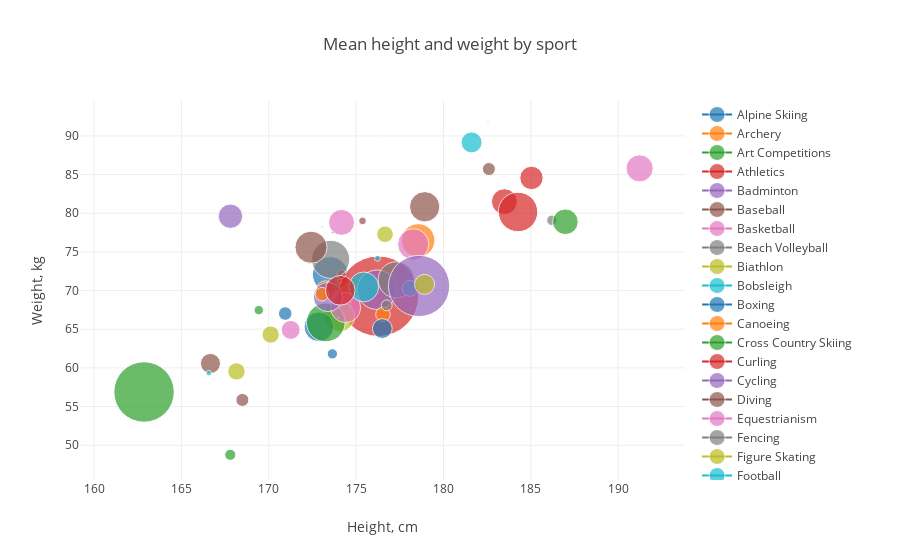

Notebook code for this chart:
### Code cell
#Bubble chart of athelete's Height vs Weight grouped by Sport

tmp = atheletenocClean.groupby(['Sport'])['Height', 'Weight'].agg('mean')
df1 = pd.DataFrame(tmp).reset_index()
tmp = atheletenocClean.groupby(['Sport'])['ID'].count()

df2 = pd.DataFrame(tmp).reset_index()
dataset = df1.merge(df2) #DataFrame with columns 'Sport', 'Height', 'Weight', 'ID'

scatterplots = list()
for sport in dataset['Sport']:
    df = dataset[dataset['Sport']==sport]
    trace = go.Scatter(
        x = df['Height'],
        y = df['Weight'],
        name = sport,
        marker=dict(
            symbol='circle',
            sizemode='area',
            sizeref=10,
            size=df['ID'])
    )
    scatterplots.append(trace)
                         
layout = go.Layout(title='Mean height and weight by sport', 
                   xaxis=dict(title='Height, cm'), 
                   yaxis=dict(title='Weight, kg'),
                   showlegend=True)

fig = dict(data = scatterplots, layout = layout)
py.iplot(fig)

### Figure 1 — Plotly figure (JSON) as saved in the notebook; plotly's stock layout.template omitted (floating-point values rounded to 4 significant figures)
{"data": [{"marker": {"size": [6322], "sizemode": "area", "sizeref": 10, "symbol": "circle"}, "name": "Alpine Skiing", "type": "scatter", "uid": "7bd32d60-709d-48d4-9922-0dcff0bc17e7", "x": [173.5], "y": [72.08]}, {"marker": {"size": [1883], "sizemode": "area", "sizeref": 10, "symbol": "circle"}, "name": "Archery", "type": "scatter", "uid": "07b5256c-0207-4ca4-a398-337894a4d062", "x": [173.2], "y": [70.01]}, {"marker": {"size": [16], "sizemode": "area", "sizeref": 10, "symbol": "circle"}, "name": "Art Competitions", "type": "scatter", "uid": "59e498f4-1e1d-4fc9-8cd9-74f9274ce7a4", "x": [173.1], "y": [78.25]}, {"marker": {"size": [32374], "sizemode": "area", "sizeref": 10, "symbol": "circle"}, "name": "Athletics", "type": "scatter", "uid": "24c8883c-5ee4-4906-a72b-1b2995d5bf84", "x": [176.3], "y": [69.27]}, {"marker": {"size": [1362], "sizemode": "area", "sizeref": 10, "symbol": "circle"}, "name": "Badminton", "type": "scatter", "uid": "27bd4341-3d5a-4978-a2ae-d808c73efc25", "x": [174.2], "y": [68.17]}, {"marker": {"size": [846], "sizemode": "area", "sizeref": 10, "symbol": "circle"}, "name": "Baseball", "type": "scatter", "uid": "2b7d158d-5b66-446a-a5b8-e34e5204b132", "x": [182.6], "y": [85.72]}, {"marker": {"size": [3668], "sizemode": "area", "sizeref": 10, "symbol": "circle"}, "name": "Basketball", "type": "scatter", "uid": "e4cc6bd7-9f86-45fd-b04f-d77c696adb3b", "x": [191.2], "y": [85.8]}, {"marker": {"size": [538], "sizemode": "area", "sizeref": 10, "symbol": "circle"}, "name": "Beach Volleyball", "type": "scatter", "uid": "d30ce472-dbde-4f44-990d-4b4928c61584", "x": [186.2], "y": [79.09]}, {"marker": {"size": [4615], "sizemode": "area", "sizeref": 10, "symbol": "circle"}, "name": "Biathlon", "type": "scatter", "uid": "996fedbe-d0f5-4326-a223-854fa9aca34f", "x": [174.1], "y": [66.63]}, {"marker": {"size": [2205], "sizemode": "area", "sizeref": 10, "symbol": "circle"}, "name": "Bobsleigh", "type": "scatter", "uid": "075f7913-d414-4ab5-bdf6-0604563e5948", "x": [181.6], "y": [89.16]}, {"marker": {"size": [4363], "sizemode": "area", "sizeref": 10, "symbol": "circle"}, "name": "Boxing", "type": "scatter", "uid": "4732c30a-dc9b-4583-b802-a9fc16765f4f", "x": [172.9], "y": [65.31]}, {"marker": {"size": [5550], "sizemode": "area", "sizeref": 10, "symbol": "circle"}, "name": "Canoeing", "type": "scatter", "uid": "4b6e8d4b-aba4-4340-bbda-09c4811db8e5", "x": [178.6], "y": [76.49]}, {"marker": {"size": [7529], "sizemode": "area", "sizeref": 10, "symbol": "circle"}, "name": "Cross Country Skiing", "type": "scatter", "uid": "75ee1cae-5a30-483d-af0e-6b786b666c1a", "x": [173.3], "y": [65.88]}, {"marker": {"size": [410], "sizemode": "area", "sizeref": 10, "symbol": "circle"}, "name": "Curling", "type": "scatter", "uid": "a51737b5-7f5c-42ce-934e-4be8c46298f8", "x": [174.2], "y": [72.13]}, {"marker": {"size": [7774], "sizemode": "area", "sizeref": 10, "symbol": "circle"}, "name": "Cycling", "type": "scatter", "uid": "f3152d78-fea8-4936-856a-5c410604d3f8", "x": [176.2], "y": [70.11]}, {"marker": {"size": [2011], "sizemode": "area", "sizeref": 10, "symbol": "circle"}, "name": "Diving", "type": "scatter", "uid": "ccb6efa2-d292-42bd-ac81-b22a8629c98c", "x": [166.7], "y": [60.57]}, {"marker": {"size": [4553], "sizemode": "area", "sizeref": 10, "symbol": "circle"}, "name": "Equestrianism", "type": "scatter", "uid": "23ba579d-ca6d-4a14-91ae-8af1e10f4284", "x": [174.4], "y": [67.8]}, {"marker": {"size": [6537], "sizemode": "area", "sizeref": 10, "symbol": "circle"}, "name": "Fencing", "type": "scatter", "uid": "23a90c54-e39b-49f9-a6d9-e4a7b79501e1", "x": [177.3], "y": [71.39]}, {"marker": {"size": [1512], "sizemode": "area", "sizeref": 10, "symbol": "circle"}, "name": "Figure Skating", "type": "scatter", "uid": "6e12cae5-bd94-402d-8810-2b148ddd79e3", "x": [168.1], "y": [59.54]}, {"marker": {"size": [4443], "sizemode": "area", "sizeref": 10, "symbol": "circle"}, "name": "Football", "type": "scatter", "uid": "d3e5a04b-05b7-4398-9c6a-c2747cbf3782", "x": [175.4], "y": [70.48]}, {"marker": {"size": [913], "sizemode": "area", "sizeref": 10, "symbol": "circle"}, "name": "Freestyle Skiing", "type": "scatter", "uid": "9e841bb5-64d2-44a3-94e1-5db198064061", "x": [170.9], "y": [67.03]}, {"marker": {"size": [108], "sizemode": "area", "sizeref": 10, "symbol": "circle"}, "name": "Golf", "type": "scatter", "uid": "eac49a0e-aa12-476d-a5b8-d1c96d1e6f9b", "x": [174.0], "y": [71.19]}, {"marker": {"size": [18271], "sizemode": "area", "sizeref": 10, "symbol": "circle"}, "name": "Gymnastics", "type": "scatter", "uid": "a11c7701-836d-4ef7-a042-0a79db7f6b9f", "x": [162.9], "y": [56.89]}, {"marker": {"size": [3319], "sizemode": "area", "sizeref": 10, "symbol": "circle"}, "name": "Handball", "type": "scatter", "uid": "e6cac465-65fa-4b46-880d-96cbd212c4ac", "x": [183.5], "y": [81.5]}, {"marker": {"size": [4264], "sizemode": "area", "sizeref": 10, "symbol": "circle"}, "name": "Hockey", "type": "scatter", "uid": "cae1d045-a722-47ea-a090-9c1facffd4fa", "x": [173.4], "y": [69.16]}, {"marker": {"size": [4579], "sizemode": "area", "sizeref": 10, "symbol": "circle"}, "name": "Ice Hockey", "type": "scatter", "uid": "25ee601d-9e09-407d-b36b-cc4a23d24969", "x": [178.9], "y": [80.84]}, {"marker": {"size": [3366], "sizemode": "area", "sizeref": 10, "symbol": "circle"}, "name": "Judo", "type": "scatter", "uid": "99648a21-89ea-447d-8b3f-f8742b813d17", "x": [174.2], "y": [78.82]}, {"marker": {"size": [2], "sizemode": "area", "sizeref": 10, "symbol": "circle"}, "name": "Lacrosse", "type": "scatter", "uid": "c031733e-145e-4309-846a-2ffaead1b0a1", "x": [174], "y": [66.5]}, {"marker": {"size": [1377], "sizemode": "area", "sizeref": 10, "symbol": "circle"}, "name": "Luge", "type": "scatter", "uid": "9727f4f2-a9c8-4ab2-b8d6-3adfc167287b", "x": [176.7], "y": [77.28]}, {"marker": {"size": [1259], "sizemode": "area", "sizeref": 10, "symbol": "circle"}, "name": "Modern Pentathlon", "type": "scatter", "uid": "ee21244a-c56d-47ef-b815-fab44b8074e8", "x": [178.1], "y": [70.28]}, {"marker": {"size": [1], "sizemode": "area", "sizeref": 10, "symbol": "circle"}, "name": "Motorboating", "type": "scatter", "uid": "e7abf4bd-2695-4a1c-9fba-05a0164ca2ff", "x": [181], "y": [77]}, {"marker": {"size": [1065], "sizemode": "area", "sizeref": 10, "symbol": "circle"}, "name": "Nordic Combined", "type": "scatter", "uid": "def71ff9-5f8a-4438-af86-5026326358b4", "x": [176.5], "y": [66.92]}, {"marker": {"size": [615], "sizemode": "area", "sizeref": 10, "symbol": "circle"}, "name": "Rhythmic Gymnastics", "type": "scatter", "uid": "f29e6b6e-28f2-4177-909a-d6736b2a017d", "x": [167.8], "y": [48.76]}, {"marker": {"size": [7790], "sizemode": "area", "sizeref": 10, "symbol": "circle"}, "name": "Rowing", "type": "scatter", "uid": "f07dd4c6-13fc-4933-95f4-97c50292c8b7", "x": [184.3], "y": [80.17]}, {"marker": {"size": [30], "sizemode": "area", "sizeref": 10, "symbol": "circle"}, "name": "Rugby", "type": "scatter", "uid": "faa77cd0-1063-4e43-a8c7-38c09250a248", "x": [173.7], "y": [77.53]}, {"marker": {"size": [297], "sizemode": "area", "sizeref": 10, "symbol": "circle"}, "name": "Rugby Sevens", "type": "scatter", "uid": "6527f860-bb6f-49fc-ae50-d5d0db025053", "x": [175.4], "y": [79.01]}, {"marker": {"size": [4863], "sizemode": "area", "sizeref": 10, "symbol": "circle"}, "name": "Sailing", "type": "scatter", "uid": "abada127-f73d-43b7-a0d0-9f2b604336e6", "x": [178.3], "y": [75.98]}, {"marker": {"size": [7260], "sizemode": "area", "sizeref": 10, "symbol": "circle"}, "name": "Shooting", "type": "scatter", "uid": "3c5e6b0b-8edc-4388-a7aa-96f7df512798", "x": [173.5], "y": [74.04]}, {"marker": {"size": [1488], "sizemode": "area", "sizeref": 10, "symbol": "circle"}, "name": "Short Track Speed Skating", "type": "scatter", "uid": "52e499c7-fb75-4b91-a944-165f08f25d38", "x": [170.1], "y": [64.31]}, {"marker": {"size": [174], "sizemode": "area", "sizeref": 10, "symbol": "circle"}, "name": "Skeleton", "type": "scatter", "uid": "ee3c8b63-0dfe-403e-a0ca-4fb4dd7e68a4", "x": [176.2], "y": [74.17]}, {"marker": {"size": [1966], "sizemode": "area", "sizeref": 10, "symbol": "circle"}, "name": "Ski Jumping", "type": "scatter", "uid": "d7f7e553-33b8-41ea-a1ca-a7678658073e", "x": [176.5], "y": [65.09]}, {"marker": {"size": [924], "sizemode": "area", "sizeref": 10, "symbol": "circle"}, "name": "Snowboarding", "type": "scatter", "uid": "d7390527-d7ef-481f-8d09-8cc62695d376", "x": [173.0], "y": [69.53]}, {"marker": {"size": [441], "sizemode": "area", "sizeref": 10, "symbol": "circle"}, "name": "Softball", "type": "scatter", "uid": "e88b0175-43df-42ae-a883-a6a208144b78", "x": [169.4], "y": [67.47]}, {"marker": {"size": [4400], "sizemode": "area", "sizeref": 10, "symbol": "circle"}, "name": "Speed Skating", "type": "scatter", "uid": "ea8fb4d3-ae6f-4f44-9e3e-5aa3daa757af", "x": [174.1], "y": [70.03]}, {"marker": {"size": [18776], "sizemode": "area", "sizeref": 10, "symbol": "circle"}, "name": "Swimming", "type": "scatter", "uid": "108e816e-ffa2-42c0-b9ce-1ed090ac9d34", "x": [178.6], "y": [70.6]}, {"marker": {"size": [849], "sizemode": "area", "sizeref": 10, "symbol": "circle"}, "name": "Synchronized Swimming", "type": "scatter", "uid": "85859230-df02-40ea-8f9e-bdc635a3e9ed", "x": [168.5], "y": [55.86]}, {"marker": {"size": [1789], "sizemode": "area", "sizeref": 10, "symbol": "circle"}, "name": "Table Tennis", "type": "scatter", "uid": "7810f058-503d-4a82-9f65-4ec218368862", "x": [171.3], "y": [64.92]}, {"marker": {"size": [596], "sizemode": "area", "sizeref": 10, "symbol": "circle"}, "name": "Taekwondo", "type": "scatter", "uid": "e92d32bd-7757-4233-b97c-3cb363e170d6", "x": [176.8], "y": [68.09]}, {"marker": {"size": [2008], "sizemode": "area", "sizeref": 10, "symbol": "circle"}, "name": "Tennis", "type": "scatter", "uid": "fc6d98de-ea07-4a71-a960-93abcb165786", "x": [178.9], "y": [70.8]}, {"marker": {"size": [149], "sizemode": "area", "sizeref": 10, "symbol": "circle"}, "name": "Trampolining", "type": "scatter", "uid": "24e370f7-48f5-49e6-aaaf-c9d727d36f89", "x": [166.6], "y": [59.32]}, {"marker": {"size": [526], "sizemode": "area", "sizeref": 10, "symbol": "circle"}, "name": "Triathlon", "type": "scatter", "uid": "544fa8df-a44c-474e-9cb5-1e7a007b5f11", "x": [173.6], "y": [61.82]}, {"marker": {"size": [20], "sizemode": "area", "sizeref": 10, "symbol": "circle"}, "name": "Tug-Of-War", "type": "scatter", "uid": "abfc1bee-7592-4054-ae09-41a3b7fdc985", "x": [182.6], "y": [91.8]}, {"marker": {"size": [3277], "sizemode": "area", "sizeref": 10, "symbol": "circle"}, "name": "Volleyball", "type": "scatter", "uid": "7d47aa5c-9cd6-4bfb-b5e9-30a71c3ba33f", "x": [187.0], "y": [78.9]}, {"marker": {"size": [2719], "sizemode": "area", "sizeref": 10, "symbol": "circle"}, "name": "Water Polo", "type": "scatter", "uid": "6ec62ac8-610c-4446-80dc-812924fc3f17", "x": [185.0], "y": [84.57]}, {"marker": {"size": [2974], "sizemode": "area", "sizeref": 10, "symbol": "circle"}, "name": "Weightlifting", "type": "scatter", "uid": "79070020-eddb-4c66-a7ee-9ba5df34b5a9", "x": [167.8], "y": [79.61]}, {"marker": {"size": [5186], "sizemode": "area", "sizeref": 10, "symbol": "circle"}, "name": "Wrestling", "type": "scatter", "uid": "7b7205f3-f5a3-40e3-9078-9b2da0766858", "x": [172.4], "y": [75.6]}], "layout": {"showlegend": true, "title": {"text": "Mean height and weight by sport"}, "xaxis": {"title": {"text": "Height, cm"}}, "yaxis": {"title": {"text": "Weight, kg"}}}}
